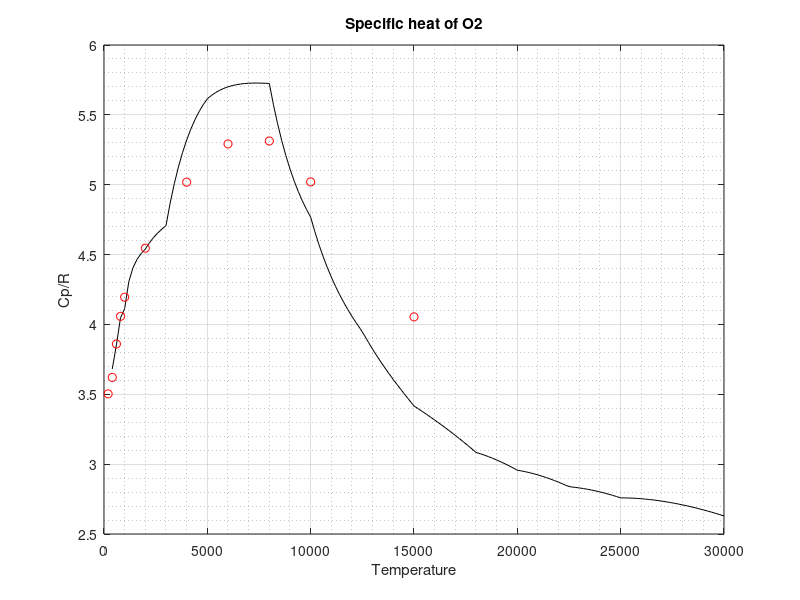

The MATLAB script that drew this image: (Note: this script raises an error after producing the figure.)
%% Program to use Q data and form Cp
close all; clear all; clc;

%% INPUT

data = dlmread('QO2.dat');

T    = data(:,1);
Qint = data(:,2);
% Q    = data(:,3);

Cp = [];
T_plot = [];
dT = 0.25;
Q_plot = [];

for j = 400:200:30000
    
    T_plot = [T_plot j];
    Q_plot = [Q_plot spline(T,Qint,j)];
%     
    lnQT2   = log(spline(T,Qint,j+dT));
    lnQT0   = log(spline(T,Qint,j-dT));
    lnQT1   = log(spline(T,Qint,j));
    dlnqdT  = (lnQT2 - lnQT0) /(2*dT);
    d2lnqdT = (lnQT2+lnQT0-2*lnQT1)/dT^2;
%     
%     lnQT2   = log(spline(T,Q,j+dT));
%     lnQT0   = log(spline(T,Q,j-dT));
%     lnQT1   = log(spline(T,Q,j));
%     dlnqdT  = (lnQT2 - lnQT0) /(2*dT);
%     d2lnqdT = (lnQT2+lnQT0-2*lnQT1)/dT^2;
    
    Cpint   = 2*j*dlnqdT + j^2*d2lnqdT;

    cp      = Cpint + 2.5;
    
    Cp = [Cp cp];
    
end

OUT = [T_plot' Cp'];

%% Data from Capitelli for plotting

% Tcap = [200 400 600 800 1000 2000 4000 6000 8000 10000 15000 17000 20000 25000 30000];
% Ccap = [1.001 1.018 1.121 1.281 1.433 1.827 2.017 2.106 2.312 2.925 5.438 5.617 4.858 3.040 1.841];
% Qcap = [3.512e1 7.011e1 1.055e2 1.423e2 1.816e2 4.311e2 1.259e3 ...
%     2.546e3 4.33e3 6.701e3 1.729e4 2.498e4 4.261e4 9.345e4 1.754e5];  % N2  
Tcap = [200 400 600 800 1000 2000 4000 6000 8000 10000 15000 20000 25000 30000];
Ccap = [1.003 1.121 1.360 1.558 1.695 2.046 2.518 2.792 2.813 2.520 1.554 .9960 .7096 .5437];
Qcap = [1.464e2 2.937e2 4.498e2 6.239e2 8.209e2 2.207e3 7.452e3 1.719e4  ...
        3.302e4 5.624e4 1.474e5 2.743e5 4.195e5 5.706e5]; % O2

%% Plot Cp

figure(1)
plot(T_plot,Cp,'k',Tcap(1:end-3),Ccap(1:end-3)+2.5,'ro');
grid on;
grid minor;
title('Specific heat of O2')
xlabel('Temperature')
ylabel('Cp/R')
legend('location','best','Present computation','Capitelli')

figure(2)
plot(T_plot,Q_plot,'k',Tcap,Qcap,'ro')
grid on
grid minor
title('Internal partition function of O2')
xlabel('Temperature')
ylabel('Q_{int}')
legend('location','best','Present computation','Capitelli')

%% Save data to file

%  save Cpe.dat OUT -ASCII
    